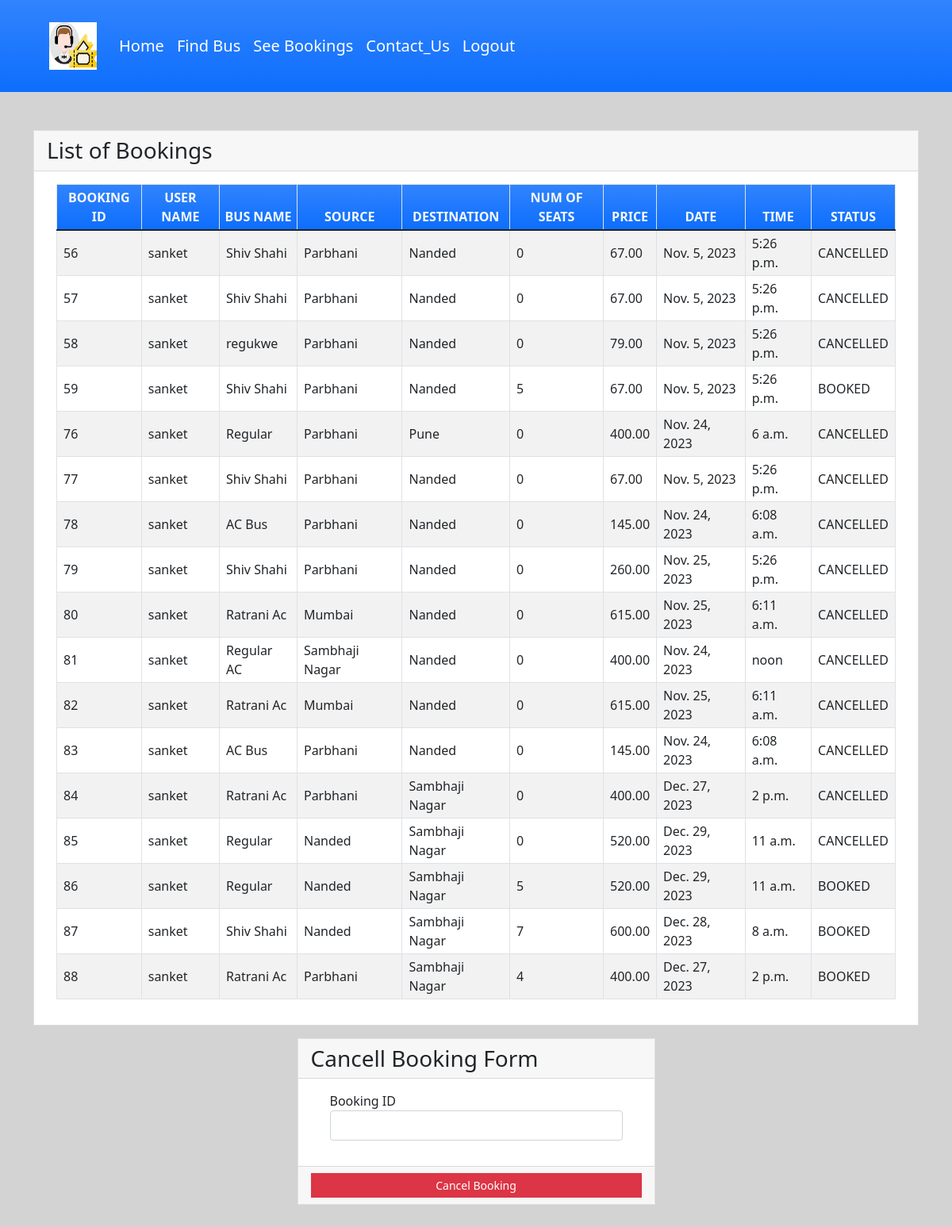
The app's page /seebookings (signed in) with its own data.
### myapp/models.py (models this page shows, shortened)
class Book(models.Model):
    BOOKED = 'B'
    CANCELLED = 'C'
    TICKET_STATUSES = ((BOOKED, 'Booked'),
                       (CANCELLED, 'Cancelled'),)
    email = models.EmailField()
    name = models.CharField(max_length=30)
    userid =models.DecimalField(decimal_places=0, max_digits=2)
    busid=models.DecimalField(decimal_places=0, max_digits=2)
    bus_name = models.CharField(max_length=30)
    source = models.CharField(max_length=30)
    dest = models.CharField(max_length=30)
    nos = models.DecimalField(decimal_places=0, max_digits=2)
    price = models.DecimalField(decimal_places=2, max_digits=6)
    date = models.DateField()
    time = models.TimeField()
    status = models.CharField(choices=TICKET_STATUSES, default=BOOKED, max_length=2)
    class Meta:
        verbose_name_plural = "List of Books"

### myapp/views.py (the view)
# urls.py: path('seebookings', views.seebookings, name="seebookings"),
@login_required(login_url='newfirst')
def seebookings(request):
    context = {}
    id_r = request.user.id
    book_list = Book.objects.filter(userid=id_r)
    if book_list:
        return render(request, 'myapp/booklist.html', {'book_list': book_list})
    else:
        context["error"] = "Sorry, no buses booked"
        return render(request, 'myapp/findbus.html', context)

### myapp/templates/myapp/booklist.html (shortened to what this page needs)
{% extends 'myapp/base.html' %} {% block content %}
<div class="container my-5">
    <div class="card rounded-0">
        <div class="card-header">
            <div class="card-title h3 mb-0">List of Bookings</div>
        </div>
        <div class="card-body">
            <div class="container-fluid">
                <table class="table table-bordered table-striped">
                    <thead>
                        <tr class="bg-gradient bg-primary text-light">
                            <th class="p-1 text-center">BOOKING ID</th>
                            <th class="p-1 text-center">USER NAME</th>
                            <th class="p-1 text-center">BUS NAME</th>
                            <th class="p-1 text-center">SOURCE</th>
                            <th class="p-1 text-center">DESTINATION</th>
                            <th class="p-1 text-center">NUM OF SEATS</th>
                            <th class="p-1 text-center">PRICE</th>
                            <th class="p-1 text-center">DATE</th>
                            <th class="p-1 text-center">TIME</th>
                            <th class="p-1 text-center">STATUS</th>
                        </tr>
                    </thead>
                    {% for row in book_list %}
                    <tr>
                        <td class="px-2 py-1 align-middle">{{row.id}}</td>
                        <td class="px-2 py-1 align-middle">{{row.name}}</td>
                        <td class="px-2 py-1 align-middle">{{row.bus_name}}</td>
                        <td class="px-2 py-1 align-middle">{{row.source}}</td>
                        <td class="px-2 py-1 align-middle">{{row.dest}}</td>
                        <td class="px-2 py-1 align-middle">{{row.nos}}</td>
                        <td class="px-2 py-1 align-middle">{{row.price}}</td>
                        <td class="px-2 py-1 align-middle">{{row.date}}</td>
                        <td class="px-2 py-1 align-middle">{{row.time}}</td>
                        <td class="px-2 py-1 align-middle">{{row.status}}</td>
                    </tr>
                    {% endfor %}
                </table>
            </div>
        </div>
    </div>
    <div class="row mt-3 justify-content-center">
        <div class="col-lg-5 col-md-7 col-sm-10 col-xs-12">
            <div class="card rounded-0">
                <div class="card-header">
                    <div class="card-title h3 mb-0">Cancell Booking Form</div>
                </div>
                <div class="card-body">
                    <div class="container-fluid">
                        <form action="{% url 'cancellings' %}" method="post" id="cancel-form">
                            <div class="mb-3">
                                <label for="bus_id" class="control-label">Booking ID</label>
                                <input name='bus_id' class="form-control" type="number" id="bus_id">
                            </div>
                        </form>
                    </div>
                </div>
                <div class="card-footer text-center">
                    <button class="btn btn-sm rounded-0 btn-danger w-100" form="cancel-form">Cancel Booking</button>
                </div>
            </div>
        </div>
    </div>
</div>
{% endblock %}

### myapp/templates/myapp/booklist.html (style rules this page uses)
body { background-color: #d3d3d3; }

### records on screen
Book: id "56", name "sanket", bus_name "Shiv Shahi", source "Parbhani", dest "Nanded", nos "0", price "67.00", date "Nov. 5, 2023", time "5:26 p.m.", status "CANCELLED"
Book: id "57", name "sanket", bus_name "Shiv Shahi", source "Parbhani", dest "Nanded", nos "0", price "67.00", date "Nov. 5, 2023", time "5:26 p.m.", status "CANCELLED"
Book: id "58", name "sanket", bus_name "regukwe", source "Parbhani", dest "Nanded", nos "0", price "79.00", date "Nov. 5, 2023", time "5:26 p.m.", status "CANCELLED"
Book: id "59", name "sanket", bus_name "Shiv Shahi", source "Parbhani", dest "Nanded", nos "5", price "67.00", date "Nov. 5, 2023", time "5:26 p.m.", status "BOOKED"
Book: id "76", name "sanket", bus_name "Regular", source "Parbhani", dest "Pune", nos "0", price "400.00", date "Nov. 24, 2023", time "6 a.m.", status "CANCELLED"
Book: id "77", name "sanket", bus_name "Shiv Shahi", source "Parbhani", dest "Nanded", nos "0", price "67.00", date "Nov. 5, 2023", time "5:26 p.m.", status "CANCELLED"
Book: id "78", name "sanket", bus_name "AC Bus", source "Parbhani", dest "Nanded", nos "0", price "145.00", date "Nov. 24, 2023", time "6:08 a.m.", status "CANCELLED"
Book: id "79", name "sanket", bus_name "Shiv Shahi", source "Parbhani", dest "Nanded", nos "0", price "260.00", date "Nov. 25, 2023", time "5:26 p.m.", status "CANCELLED"
Book: id "80", name "sanket", bus_name "Ratrani Ac", source "Mumbai", dest "Nanded", nos "0", price "615.00", date "Nov. 25, 2023", time "6:11 a.m.", status "CANCELLED"
Book: id "81", name "sanket", bus_name "Regular AC", source "Sambhaji Nagar", dest "Nanded", nos "0", price "400.00", date "Nov. 24, 2023", time "noon", status "CANCELLED"
Book: id "82", name "sanket", bus_name "Ratrani Ac", source "Mumbai", dest "Nanded", nos "0", price "615.00", date "Nov. 25, 2023", time "6:11 a.m.", status "CANCELLED"
Book: id "83", name "sanket", bus_name "AC Bus", source "Parbhani", dest "Nanded", nos "0", price "145.00", date "Nov. 24, 2023", time "6:08 a.m.", status "CANCELLED"
Book: id "84", name "sanket", bus_name "Ratrani Ac", source "Parbhani", dest "Sambhaji Nagar", nos "0", price "400.00", date "Dec. 27, 2023", time "2 p.m.", status "CANCELLED"
Book: id "85", name "sanket", bus_name "Regular", source "Nanded", dest "Sambhaji Nagar", nos "0", price "520.00", date "Dec. 29, 2023", time "11 a.m.", status "CANCELLED"
Book: id "86", name "sanket", bus_name "Regular", source "Nanded", dest "Sambhaji Nagar", nos "5", price "520.00", date "Dec. 29, 2023", time "11 a.m.", status "BOOKED"
Book: id "87", name "sanket", bus_name "Shiv Shahi", source "Nanded", dest "Sambhaji Nagar", nos "7", price "600.00", date "Dec. 28, 2023", time "8 a.m.", status "BOOKED"
Book: id "88", name "sanket", bus_name "Ratrani Ac", source "Parbhani", dest "Sambhaji Nagar", nos "4", price "400.00", date "Dec. 27, 2023", time "2 p.m.", status "BOOKED"
